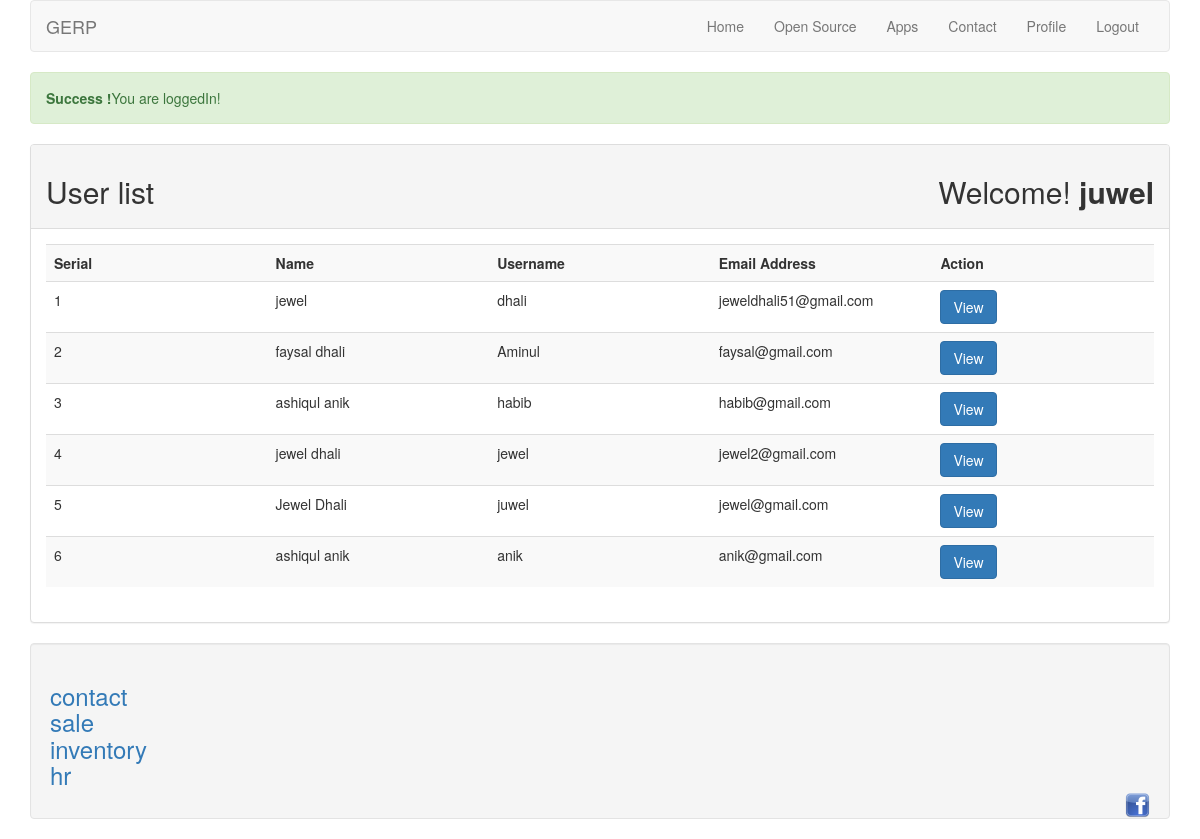
Screenshot of /index.php (signed in) with the database file from the repository.
### tables this page shows
CREATE TABLE `tbl_user` (
  `id` int(11) NOT NULL,
  `name` varchar(255) NOT NULL,
  `username` varchar(255) NOT NULL,
  `email` varchar(255) NOT NULL,
  `password` varchar(255) NOT NULL
);

### lib/Session.php (called while the page is built, shortened)
<?php
	class Session{
		public static function get($key){
			if (isset($_SESSION[$key])){
				return $_SESSION[$key];
			 }else{
			 	return false;
			 }
		}
	}
?>

### lib/User.php (called while the page is built, shortened)
<?php
	include_once 'Session.php';
	include 'Database.php';
	class User{
		private $db;
		public function __construct(){
			$this->db = new Database();
		}
		public function getUserData (){
			$sql = "SELECT * FROM tbl_user ORDER BY id DESC";
			$query = $this->db->pdo->prepare($sql);
			$query->execute();
			$result = $query->fetchall();
			return $result;
		}
	}
?>

### lib/Database.php (called while the page is built)
<?php
	class Database{
		private $hostdb = "localhost";
		private $userdb = "root";
		private $passdb = "";
		private $namedb = "gerp";
		public $pdo;
		public function __construct(){
			if (!isset($this->pdo)) {
				try {
					$link = new PDO("mysql:host=".$this->hostdb."; dbname=".$this->namedb, $this->userdb, $this->passdb);
					$link->setAttribute(PDO::ATTR_ERRMODE, PDO::ERRMODE_EXCEPTION);
					$link->exec("SET CHARACTER SET utf8");
					$this->pdo = $link;
				}catch(PDOException $e){
					die("Failed to connect with database".$e->getMessage());
				}
			}
		}
	}
?>

### index.php (the view, shortened to what this page needs)
<?php
	include 'lib/User.php';
	include 'inc/header.php';
	?>
	<?php
		$loginmsg = Session::get("loginmsg");
		if (isset($loginmsg)){
			echo $loginmsg;
		}
	?>
			<div class="panel panel-default">
				<div class="panel-heading">
					<h2>User list<span class="pull-right">Welcome!<strong>
					<?php
						$name = Session::get("username");
						if (isset($name)) {
							echo $name;
						}
					?>
					</strong></span></h2>
				</div>
				<div class="panel-body">
					<table class="table table-striped">
						<th width="20%">Serial</th>
						<th width="20%">Name</th>
						<th width="20%">Username</th>
						<th width="20%">Email Address</th>
						<th width="20%">Action</th>
						<?php
							$user = new User;
							$userdata = $user->getUserData();
							if ($userdata) {
								$i = 0;
								foreach ($userdata as $data) {
									$i++;
						?>
						<tr>
							<td><?php echo $i; ?></td>
							<td><?php echo $data['name']; ?></td>
							<td><?php echo $data['username']; ?></td>
							<td><?php echo $data['email']; ?></td>
							<td>
								<a class="btn btn-primary" href="profile.php?id=<?php echo $data['id']; ?>">View</a>
							</td>
						</tr>
						<?php } } else{ ?>
							<td><tr colspan="5"><h2>No User Data Found.......</h2></tr></td>
						<?php } ?>
					</table>
				</div>
			</div>
<?php include'inc/footer.php'; ?>

### rows the page displays
tbl_user: name "jewel", username "dhali", email "jeweldhali51@gmail.com"
tbl_user: name "faysal dhali", username "Aminul", email "faysal@gmail.com"
tbl_user: name "ashiqul anik", username "habib", email "habib@gmail.com"
tbl_user: name "jewel dhali", username "jewel", email "jewel2@gmail.com"
tbl_user: name "Jewel Dhali", username "juwel", email "jewel@gmail.com"
tbl_user: name "ashiqul anik", username "anik", email "anik@gmail.com"

### other values shown
$loginmsg "Success ! You are loggedIn!"
$name "juwel"
